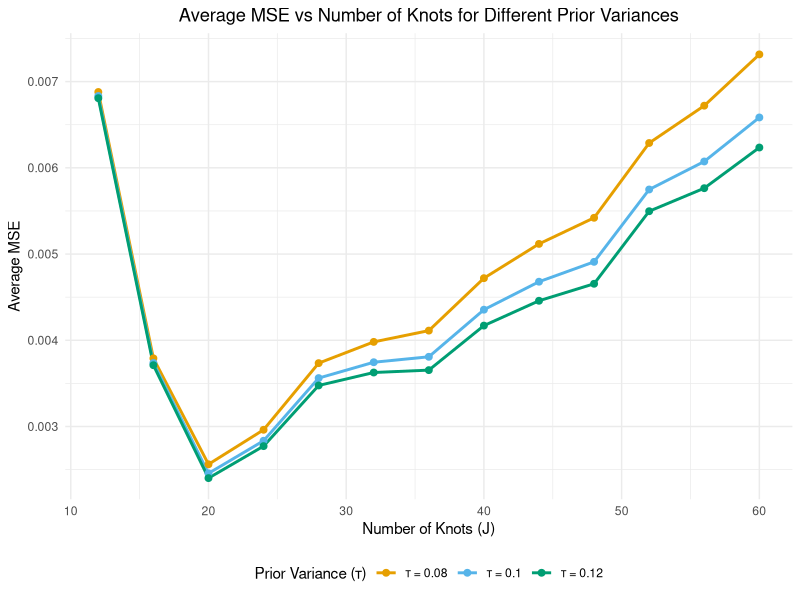

The R script that drew this image: (Note: this script raises an error after producing the figure.)
set.seed(123)

library(splines)
library(MLmetrics)
library(ggplot2)

# Simulation parameters
n <- 1000
Sp_order <- 3
x <- seq(0, 1, length.out = n)
tau_values <- c(0.08, 0.1, 0.12)
J_values <- seq(12, 60, by = 4)
num_seeds <- 1

# True function and noise parameters
s <- function(m, x) {
  sqrt(2) * sum(seq(m)^(-1.5) * sin(seq(m)) * cos(((seq(m)) - 0.5) * pi * x))
}
z <- vector()
for (j in 1:n) {
  z[j] <- s(1000, j / n)
}

sd <- 0.3
sigma_sq <- sd^2

# Precompute basis matrices for all J values
B_list <- lapply(J_values, function(j) {
  knots <- c(-0.0002, -0.0001, seq(0, 1, length.out = j - 4), 1.0001, 1.0002)
  splineDesign(knots, x, ord = Sp_order, outer.ok = TRUE, sparse = FALSE)
})

# Initialize storage
results <- list()
random_seeds <- sample(0:2000, num_seeds)

# Main simulation loop
for (tau in tau_values) {
  tau_sq <- tau  # Using τ directly for clarity
  MSE_matrix <- matrix(0, nrow = num_seeds, ncol = length(J_values))
  
  for (i in 1:num_seeds) {
    set.seed(random_seeds[i])
    y <- z + rnorm(n, 0, sd)
    
    for (j in seq_along(J_values)) {
      B <- B_list[[j]]
      p <- ncol(B)
      
      # Bayesian linear regression computation
      precision_matrix <- (1/tau_sq) * diag(p) + (1/sigma_sq) * crossprod(B)
      theta <- solve(precision_matrix, (1/sigma_sq) * crossprod(B, y))
      
      MSE_matrix[i, j] <- MSE(z, B %*% theta)
    }
  }
  
  # Store results with clear labeling
  results[[paste0("tau_", tau)]] <- data.frame(
    J = J_values,
    Avg_MSE = colMeans(MSE_matrix),
    Tau = factor(paste("τ =", tau), 
                 levels = paste("τ =", tau_values))
  )  # Added closing ) for data.frame and factor
}  # Closing bracket for tau loop

# Combine all results
plot_data <- do.call(rbind, results)

# Create visualization
ggplot(plot_data, aes(x = J, y = Avg_MSE, color = Tau)) +
  geom_line(size = 1) +
  geom_point(size = 2) +
  labs(title = "Average MSE vs Number of Knots for Different Prior Variances",
       x = "Number of Knots (J)",
       y = "Average MSE",
       color = "Prior Variance (τ)") +
  theme_minimal() +
  scale_color_manual(values = c("#E69F00", "#56B4E9", "#009E73")) +
  theme(legend.position = "bottom",
        plot.title = element_text(hjust = 0.5))

num_Hs_seeds <- 1
Hs_seeds <- sample(0:2000, num_Hs_seeds)  # Generate 10 different seeds

# Initialize storage for Horseshoe results
Hs_MSE_matrix <- matrix(0, nrow = num_Hs_seeds, ncol = length(J_values))

# Loop over seeds and J values
for (s in 1:num_Hs_seeds) {
  set.seed(Hs_seeds[s])  # Set seed for this iteration
  y <- z + rnorm(n, 0, sd)  # Generate new noisy observations
  
  for (j in seq_along(J_values)) {
    J <- J_values[j]  # Get current J
    
    # Construct B-spline basis matrix
    knots <- c(-0.0002, -0.0001, seq(0, 1, length.out = J - 4), 1.0001, 1.0002)
    B <- splineDesign(knots, x, ord = Sp_order, outer.ok = TRUE, sparse = TRUE)
    
    # Run Horseshoe prior regression
    Hs1 <- horseshoesp(y, B, method.tau = "halfCauchy", 
                       Sigma2 = sigma_sq, tau = 1,
                       method.sigma = "fixed", burn = 1000, nmc = 5000, thin = 1, alpha = 0.05)
    
    # Extract estimated coefficients
    beta_hat1 <- as.vector(unlist(Hs1[1])) 
    
    # Compute MSE for Horseshoe model
    Hs_MSE_matrix[s, j] <- MSE(z, as.numeric(B %*% beta_hat1))
  }
}

# Compute average MSE across 10 seeds
Hs_MSE_avg <- colMeans(Hs_MSE_matrix)

# Create data frame for Horseshoe results
hs_results <- data.frame(
  J = J_values,
  Avg_MSE = Hs_MSE_avg,
  Tau = factor("Horseshoe Prior")
)

# Combine all results
plot_data <- rbind(plot_data, hs_results)

# Plot the results
ggplot(plot_data, aes(x = J, y = Avg_MSE, color = Tau)) +
  geom_line(size = 1) +
  geom_point(size = 2) +
  labs(title = "MSE vs Number of Knots (J) for Different Priors",
       x = "Number of Knots (J)",
       y = "MSE",
       color = "Prior Type") +
  theme_minimal() +
  scale_color_manual(values = c("#E69F00", "#56B4E9", "#009E73", "black")) +  # Black for HS prior
  theme(legend.position = "bottom",
        plot.title = element_text(hjust = 0.5))
